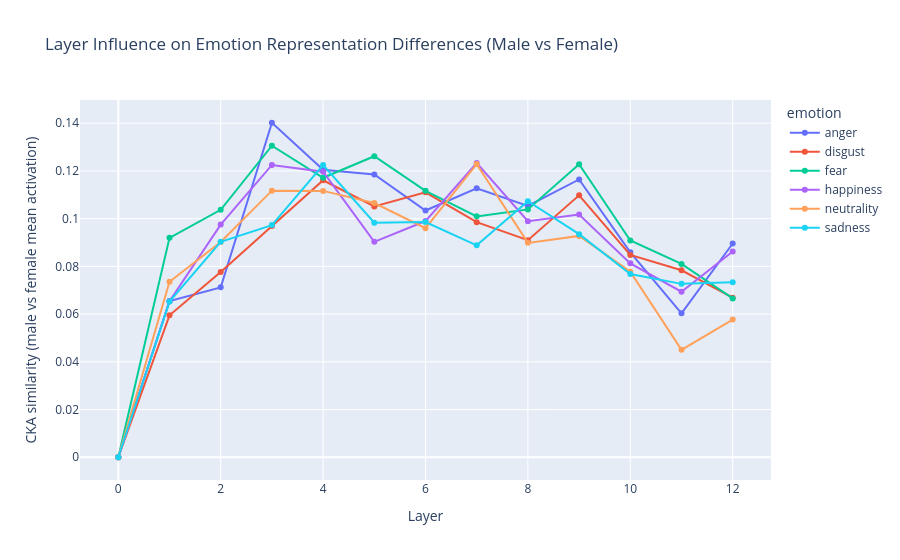

The code cell stored with this chart in its notebook:
### Code cell
fig = px.line(
    df_layers,
    x="layer",
    y="cka_mean_male_vs_female",
    markers=True,
    color="emotion",
    title="Layer Influence on Emotion Representation Differences (Male vs Female)"
)
fig.update_layout(
    xaxis_title="Layer",
    yaxis_title="CKA similarity (male vs female mean activation)"
)
fig.show()

### Figure 1 — Plotly figure (JSON) as saved in the notebook; plotly's stock layout.template omitted (floating-point values rounded to 4 significant figures)
{"data": [{"hovertemplate": "emotion=anger<br>layer=%{x}<br>cka_mean_male_vs_female=%{y}<extra></extra>", "legendgroup": "anger", "line": {"color": "#636efa", "dash": "solid"}, "marker": {"symbol": "circle"}, "mode": "lines+markers", "name": "anger", "orientation": "v", "showlegend": true, "type": "scatter", "x": [0, 1, 2, 3, 4, 5, 6, 7, 8, 9, 10, 11, 12], "xaxis": "x", "y": [3.485e-13, 0.06549, 0.07121, 0.1402, 0.1205, 0.1185, 0.1034, 0.1127, 0.1053, 0.1164, 0.08588, 0.06033, 0.0896], "yaxis": "y"}, {"hovertemplate": "emotion=disgust<br>layer=%{x}<br>cka_mean_male_vs_female=%{y}<extra></extra>", "legendgroup": "disgust", "line": {"color": "#EF553B", "dash": "solid"}, "marker": {"symbol": "circle"}, "mode": "lines+markers", "name": "disgust", "orientation": "v", "showlegend": true, "type": "scatter", "x": [0, 1, 2, 3, 4, 5, 6, 7, 8, 9, 10, 11, 12], "xaxis": "x", "y": [3.485e-13, 0.0595, 0.07762, 0.09697, 0.1161, 0.1051, 0.1111, 0.09853, 0.091, 0.1098, 0.08483, 0.07838, 0.06689], "yaxis": "y"}, {"hovertemplate": "emotion=fear<br>layer=%{x}<br>cka_mean_male_vs_female=%{y}<extra></extra>", "legendgroup": "fear", "line": {"color": "#00cc96", "dash": "solid"}, "marker": {"symbol": "circle"}, "mode": "lines+markers", "name": "fear", "orientation": "v", "showlegend": true, "type": "scatter", "x": [0, 1, 2, 3, 4, 5, 6, 7, 8, 9, 10, 11, 12], "xaxis": "x", "y": [3.485e-13, 0.09195, 0.1037, 0.1306, 0.1171, 0.1262, 0.1117, 0.101, 0.1039, 0.1228, 0.09085, 0.08104, 0.06657], "yaxis": "y"}, {"hovertemplate": "emotion=happiness<br>layer=%{x}<br>cka_mean_male_vs_female=%{y}<extra></extra>", "legendgroup": "happiness", "line": {"color": "#ab63fa", "dash": "solid"}, "marker": {"symbol": "circle"}, "mode": "lines+markers", "name": "happiness", "orientation": "v", "showlegend": true, "type": "scatter", "x": [0, 1, 2, 3, 4, 5, 6, 7, 8, 9, 10, 11, 12], "xaxis": "x", "y": [3.485e-13, 0.06542, 0.09752, 0.1225, 0.1197, 0.09029, 0.099, 0.1233, 0.09892, 0.1017, 0.08127, 0.06938, 0.08621], "yaxis": "y"}, {"hovertemplate": "emotion=neutrality<br>layer=%{x}<br>cka_mean_male_vs_female=%{y}<extra></extra>", "legendgroup": "neutrality", "line": {"color": "#FFA15A", "dash": "solid"}, "marker": {"symbol": "circle"}, "mode": "lines+markers", "name": "neutrality", "orientation": "v", "showlegend": true, "type": "scatter", "x": [0, 1, 2, 3, 4, 5, 6, 7, 8, 9, 10, 11, 12], "xaxis": "x", "y": [3.485e-13, 0.07356, 0.09019, 0.1117, 0.1116, 0.1066, 0.096, 0.1229, 0.08986, 0.09277, 0.07774, 0.04503, 0.05773], "yaxis": "y"}, {"hovertemplate": "emotion=sadness<br>layer=%{x}<br>cka_mean_male_vs_female=%{y}<extra></extra>", "legendgroup": "sadness", "line": {"color": "#19d3f3", "dash": "solid"}, "marker": {"symbol": "circle"}, "mode": "lines+markers", "name": "sadness", "orientation": "v", "showlegend": true, "type": "scatter", "x": [0, 1, 2, 3, 4, 5, 6, 7, 8, 9, 10, 11, 12], "xaxis": "x", "y": [3.485e-13, 0.06525, 0.09028, 0.0973, 0.1225, 0.09828, 0.09858, 0.08882, 0.1073, 0.09349, 0.07678, 0.07268, 0.0734], "yaxis": "y"}], "layout": {"legend": {"title": {"text": "emotion"}, "tracegroupgap": 0}, "title": {"text": "Layer Influence on Emotion Representation Differences (Male vs Female)"}, "xaxis": {"anchor": "y", "domain": [0, 1], "title": {"text": "Layer"}}, "yaxis": {"anchor": "x", "domain": [0, 1], "title": {"text": "CKA similarity (male vs female mean activation)"}}}}
